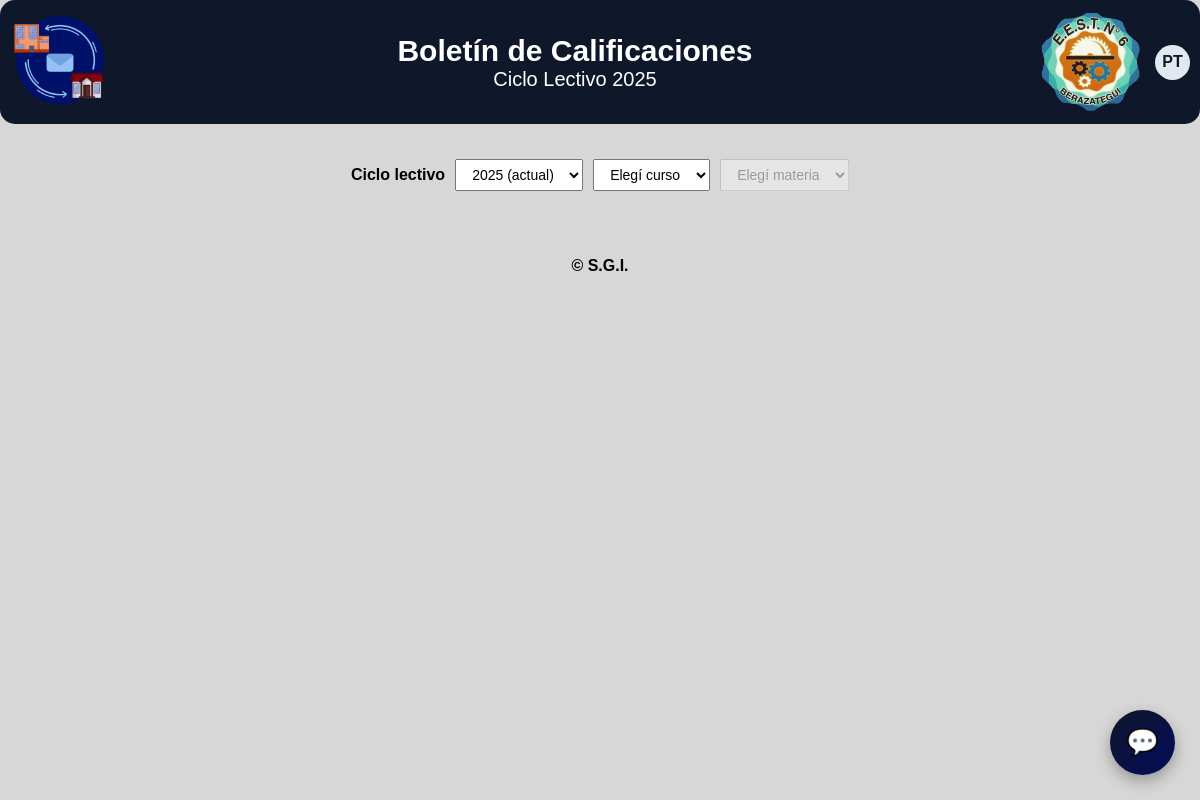
The app's page /S.G.I-Campus-VerFINAL-7mo7ma/infoacademica.php (signed in), older data.
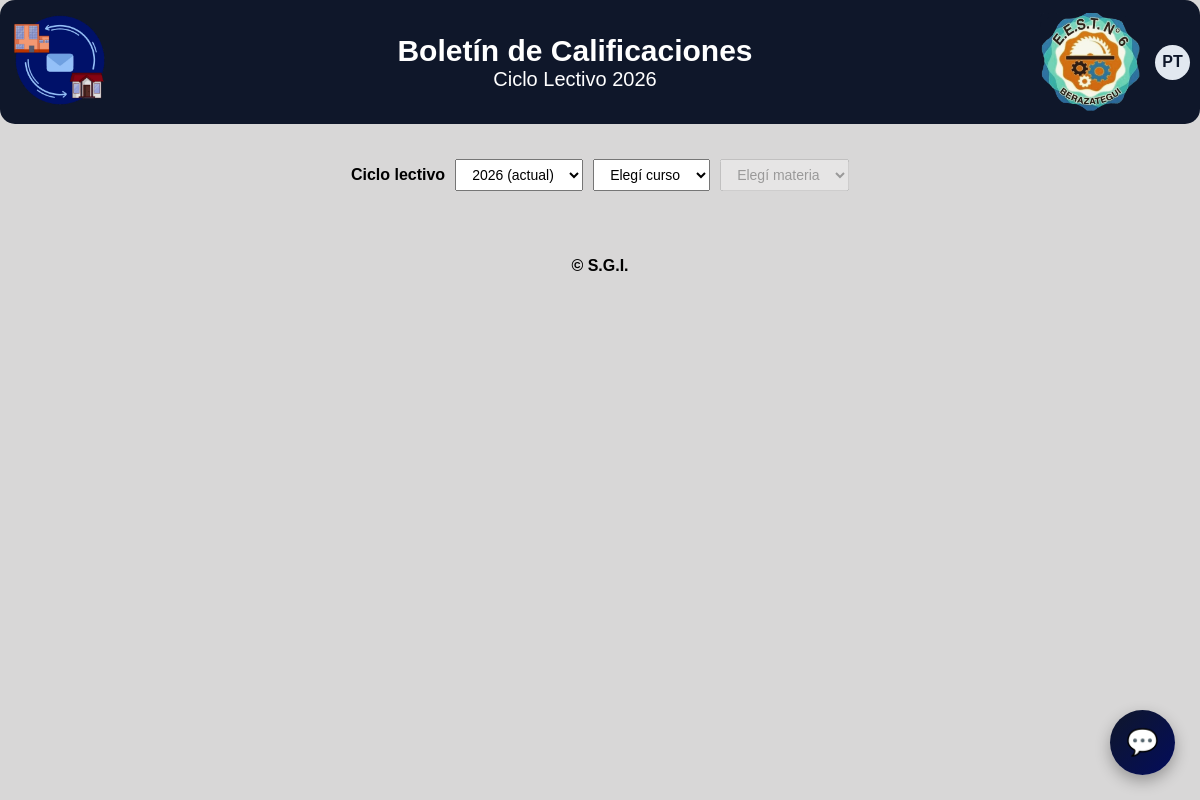
The same page, newer data.
### tables this page shows
CREATE TABLE `year_escolar` (
  `id` int(11) NOT NULL,
  `year` int(11) NOT NULL
);

### S.G.I-Campus-VerFINAL-7mo7ma/infoacademica.php (the view, shortened to what this page needs)
<?php
$pdo = db();
$years = $pdo->query("SELECT id, `year` FROM year_escolar ORDER BY `year` DESC")->fetchAll(PDO::FETCH_ASSOC);
$yearActual = $years[0] ?? null;
$yearActualId = (int)$yearActual['id'];
$year_id = isset($_GET['year_id']) ? (int)$_GET['year_id'] : $yearActualId;
$yearRow = null;
foreach ($years as $year) {
  if ((int)$year['id'] === $year_id) {
    $yearRow = $year;
    break;
  }
}
?>
<!DOCTYPE html>
<html lang="es">
<head>
  <link rel="stylesheet" href="css/menuHamburguesa.css">
  <link rel="stylesheet" href="css/navbar.css">
  <link rel="stylesheet" href="css/avatar.css">
  <link rel="stylesheet" href="css/ChatFlotante.css">
</head>
<body>
  <header>
    <div class="navbar">
      <a href="SGI.php">
        <img src="imagenes/newlogo1.webp" alt="logo SGI" class="logo2">
      </a>
      <div class="title-box">
        <h1>Boletín de Calificaciones</h1>
        <h2>Ciclo Lectivo <?= htmlspecialchars((string)$yearRow['year']) ?></h2>
      </div>
      <img src="imagenes/logotecn6.webp" alt="E.E.S.T N°6" class="logo">
      <div class="account" id="accountBtn">
        <div class="avatar" id="avatarInitials"></div>
      </div>
    </div>
  </header>
  <main>
    <section>
      <div style="margin: 15px 0; text-align:center; display:flex; gap:10px; justify-content:center; flex-wrap:wrap;">
        <label for="selYear" style="align-self:center;font-weight:bold;">Ciclo lectivo</label>
        <select id="selYear" style="padding:6px 12px;" aria-label="Elegir ciclo lectivo">
          <?php foreach ($years as $year): ?>
            <option value="<?= (int)$year['id'] ?>" <?= (int)$year['id'] === $year_id ? 'selected' : '' ?>>
              <?= htmlspecialchars((string)$year['year']) ?><?= (int)$year['id'] === $yearActualId ? ' (actual)' : '' ?>
            </option>
          <?php endforeach; ?>
        </select>
        <select id="selCurso" style="padding:6px 12px;">
          <option value="">Elegí curso</option>
        </select>
        <select id="selMateria" style="padding:6px 12px;" disabled>
          <option value="">Elegí materia</option>
        </select>
      </div>
    </section>
    <footer><p>&copy; S.G.I.</p></footer>
  </main>
  <a href="msg.php"><button id="boton-flotante">💬</button></a>
</body>
</html>

Row changes from the older to the newer data that the page shows:
no longer on this page (row unchanged): year_escolar: year "2025"
added year_escolar: year "2026"
Text that changed along with them:
form field value: "2025 (actual)" → "2026 (actual)"
